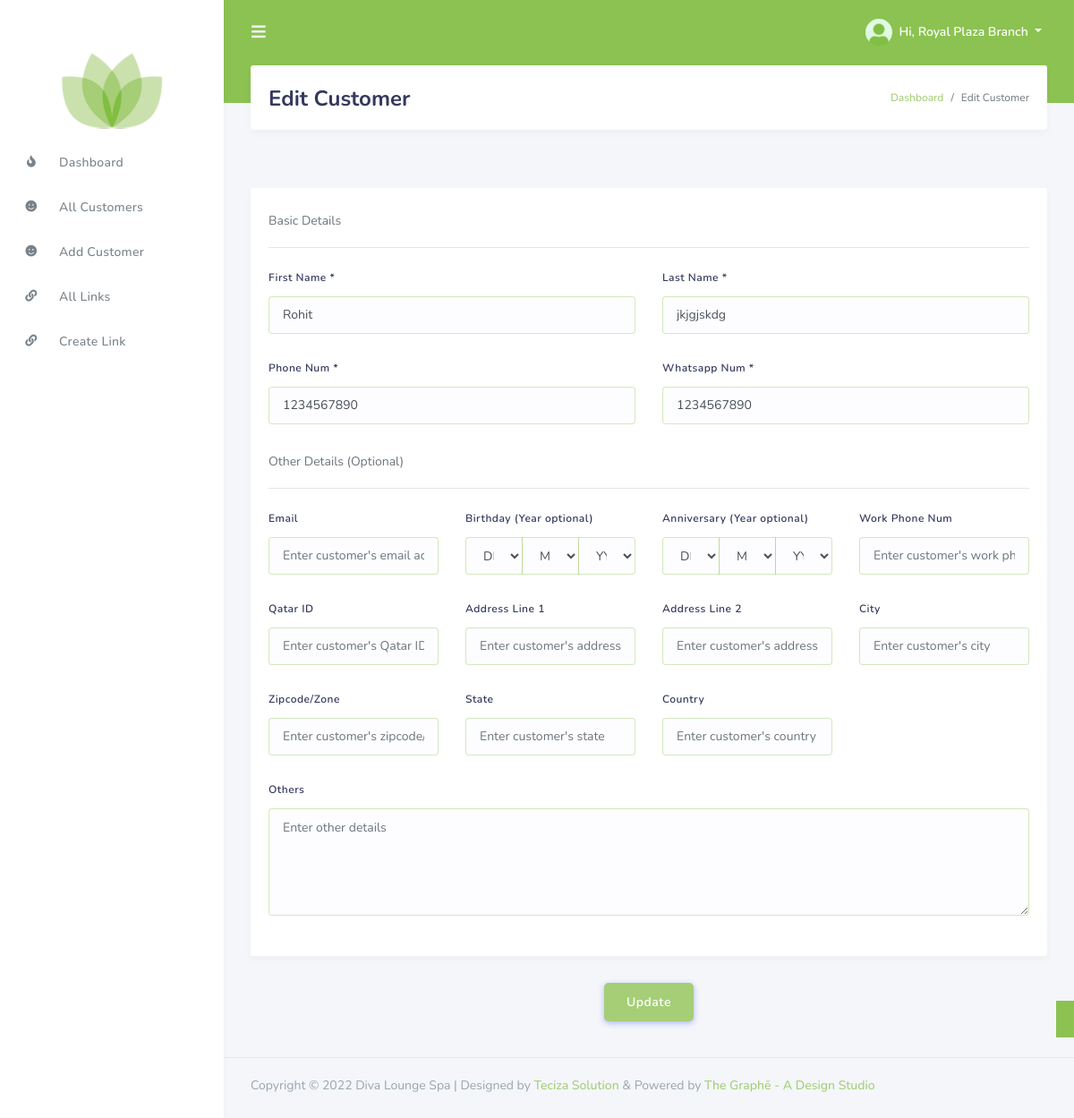
The app's page /branch/edit_customer.php?cust_id=1 (signed in), older data.
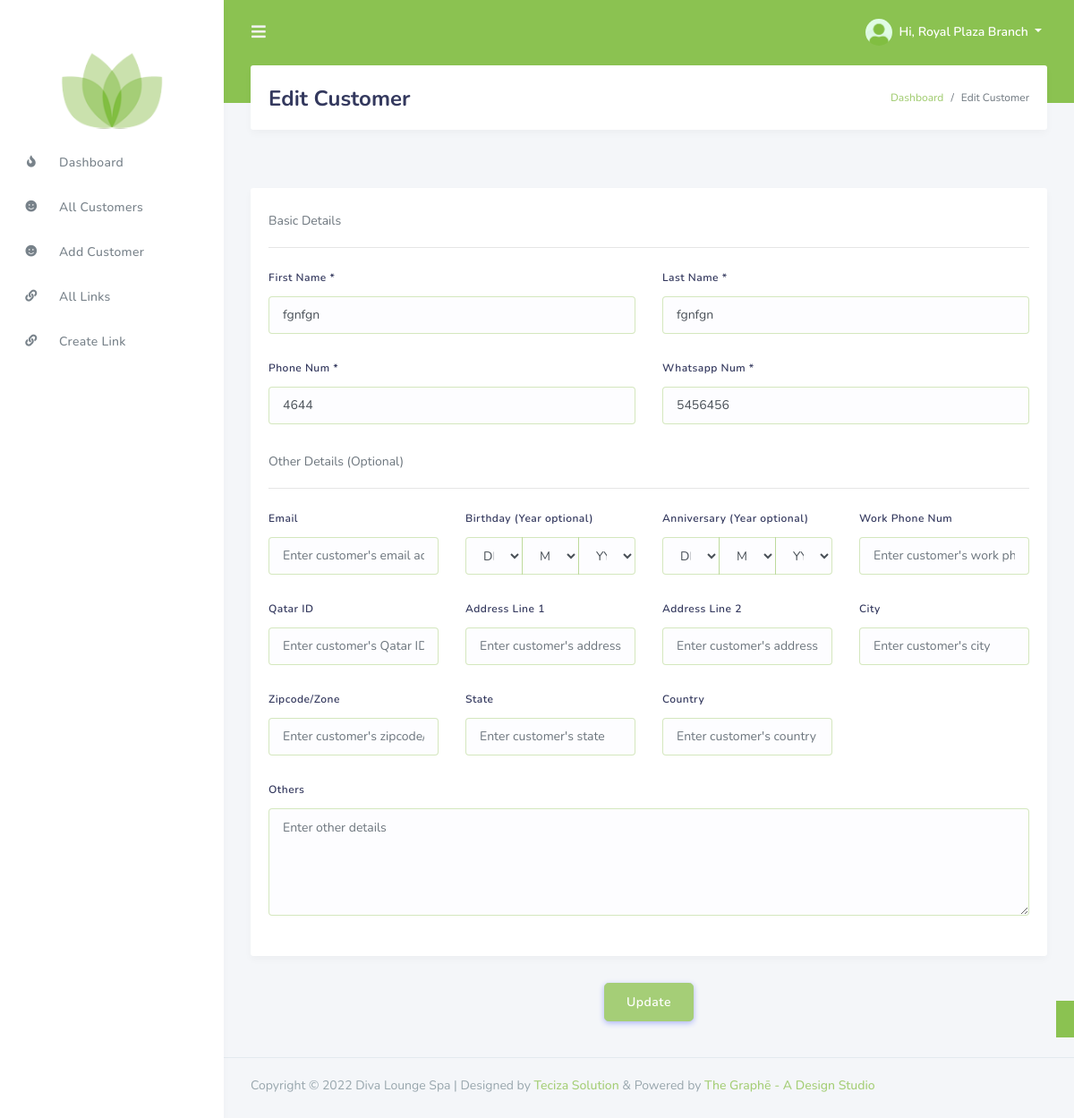
The same page, newer data.
### tables this page shows
CREATE TABLE `cust_name_phone` (
  `cust_id` int(11) NOT NULL,
  `cust_name` varchar(100) NOT NULL,
  `last_name` varchar(100) NOT NULL,
  `con_cust_phone` int(11) DEFAULT NULL,
  `cust_phone` varchar(50) NOT NULL,
  `con_whatsapp_num` int(11) DEFAULT NULL,
  `whatsapp_num` varchar(50) NOT NULL,
  `email` varchar(100) DEFAULT NULL,
  `birthday` varchar(50) DEFAULT NULL,
  `anniversary` varchar(50) DEFAULT NULL,
  `work_phone` varchar(50) DEFAULT NULL,
  `qatar_id` varchar(100) DEFAULT NULL,
  `cust_category` varchar(150) DEFAULT NULL,
  `address_1` varchar(150) DEFAULT NULL,
  `address_2` varchar(150) DEFAULT NULL,
  `address_3` varchar(150) DEFAULT NULL,
  `city` varchar(100) DEFAULT NULL,
  `zip` varchar(100) DEFAULT NULL,
  `state` varchar(100) DEFAULT NULL,
  `country` varchar(100) DEFAULT NULL,
  `skin_allergy` varchar(150) DEFAULT NULL,
  `back_problem` varchar(150) DEFAULT NULL,
  `blood_pressure` varchar(150) DEFAULT NULL,
  `hear_ab_us` varchar(150) DEFAULT NULL,
  `others` text DEFAULT NULL,
  `reg` tinyint(4) NOT NULL DEFAULT 1
);

### branch/edit_customer.php (the view, shortened to what the changed rows need)
<?php
    include('session.php');
    include('layout.php');
    $cust_id = $_GET['cust_id'];
    $sql = "select * from cust_name_phone where cust_id = '$cust_id'";
    $g_sql = mysqli_query($link, $sql);
    $row = mysqli_fetch_array($g_sql, MYSQLI_ASSOC);
?>
<!DOCTYPE html>
<html lang="en">
<head>
    <?php echo $head_tags; ?>
</head>
<body>
    <div id="app">
        <div class="main-wrapper">
        <div class="main-content">
            <section class="section">
                <div class="section-header">
                    <h1>Edit Customer</h1>
                </div>
            </section>
            <div class="container p-0">
                <form id="create_form_for_customer">
                    <div class="row mt-sm-4">
                        <div class="col-12">
                            <div class="card profile-widget services-widget">
                                <div class="profile-widget-description">
                                    <div class="row">
                                        <div class="col-12 col-md-6 form-group">
                                            <label>First Name *</label>
                                            <input type="text" class="form-control" value="<?php echo $row['cust_name']; ?>" name="newcustName" placeholder="Enter customer's first name" required>
                                        </div>
                                        <div class="col-12 col-md-6 form-group">
                                            <label>Last Name *</label>
                                            <input type="text" class="form-control" value="<?php echo $row['last_name']; ?>" name="newcustLastName" placeholder="Enter customer's last name" required>
                                        </div>
                                        <div class="col-12 col-md-6 form-group">
                                            <label>Phone Num *</label>
                                            <input type="text" class="form-control" value="<?php echo $row['cust_phone']; ?>" name="newcustPhone" placeholder="Enter customer's phone number 974xxxxxxx" required>
                                        </div>
                                        <div class="col-12 col-md-6 form-group">
                                            <label>Whatsapp Num *</label>
                                            <input type="text" class="form-control" value="<?php echo $row['whatsapp_num']; ?>" name="newcustWhatsapp" placeholder="Enter customer's whatsapp number 974xxxxxxx" required>
                                        </div>
                                    </div>
                                    <div class="row">
                                        <div class="col-12 form-group">
                                            <label>Others</label>
                                            <textarea class="form-control" value="<?php echo $row['others']; ?>" name="newcustOthers" placeholder="Enter other details" style="height: 15vh;"></textarea>
                                        </div>
                                    </div>
                                </div>
                            </div>
                        </div>
                    </div>
                </form>
            </div>
        </div>
        </div>
    </div>
</body>
</html>

Row changes from the older to the newer data that the page shows:
changed cust_name_phone "Enter other details": newcustName "Rohit" → "fgnfgn"; newcustLastName "jkjgjskdg" → "fgnfgn"; newcustPhone "1234567890" → "4644"; newcustWhatsapp "1234567890" → "5456456"
